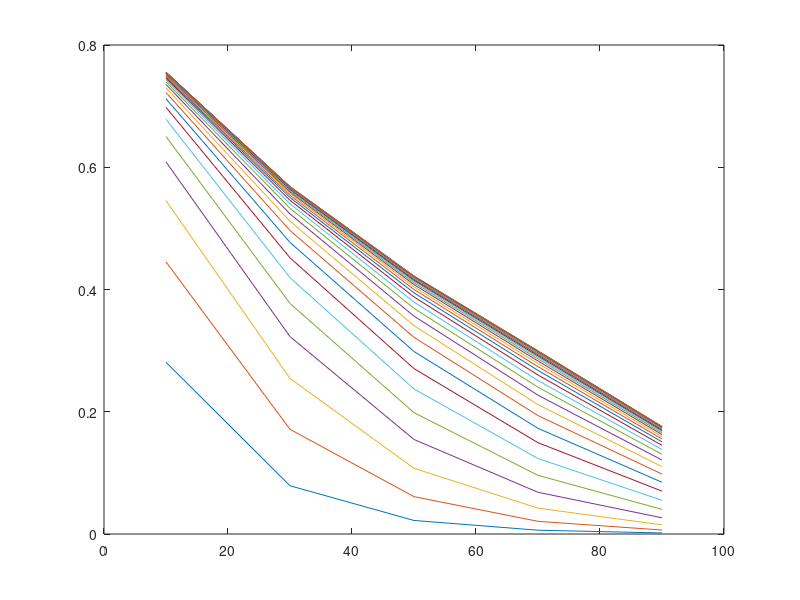

MATLAB code to generate this figure:
%Lec12_Explicit
%lecture example backward difference in space, forward in time.
clear
clf

U= 100;
E= 2000;
A_c = 10;
k = 2;
L = 100;
num_cells = 5;
del_t = 0.05;
num_time_steps = 30;
c_in = 1;
c_0 = 0;
c_out = 0;

del_x = L/num_cells;

sub = -(U/del_x + E/del_x^2) *del_t;
dia = 1 + (U/del_x + 2*E/del_x^2 + k)*del_t;
sup = -E/del_x^2 * del_t;

col_data = [sub dia sup];

for i=2:num_cells-1
    for j = 1: 3
        A(i,i-2+j) = col_data(j);
    end
end

A(1,1:2) = [dia sup];
A(num_cells, num_cells-1:num_cells) = [sub dia];

W = zeros(num_cells,1);
W(1) = -sub*c_in;
W(num_cells) = -sup*c_out;

c = ones(num_cells,1)*c_0;

x_plot = [del_x/2:del_x:L-del_x/2];

for i=1:num_time_steps
    
    c_new =A\(c+W);
    
    plot(x_plot, c_new);
    figure (1)
    hold on
    pause
    c=c_new;
end
hold off









